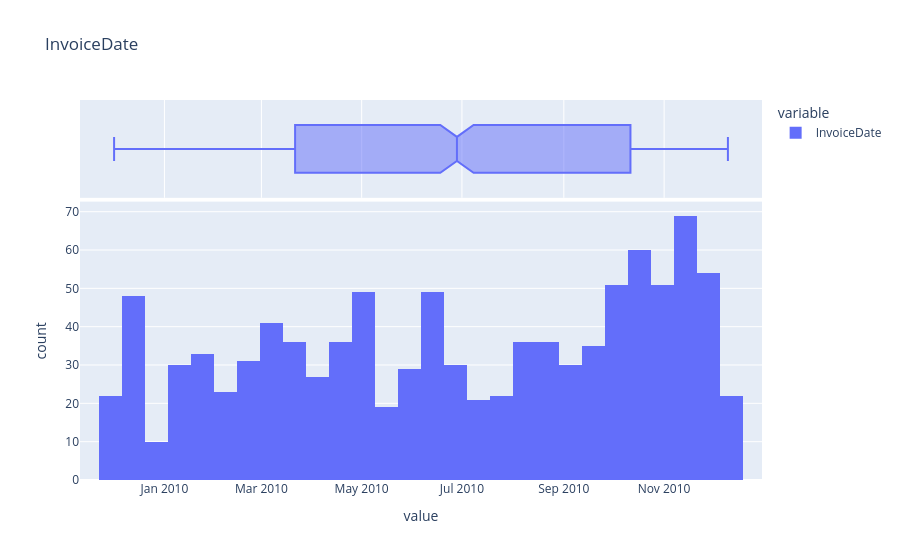

Source (notebook cell):
### Markdown cell above
Quantity es int64 sin valores nulos. La cantidad promedio es 10 unidades con el 50% bajo 3. Hay 12.326 valores negativos (2.35%, mínimo -9600), imposibles para ventas reales. El máximo de 19.152 confirma la existentcia de outliers extremos. Sin outliers la distribución se concentra entre 0 y 20.

### Code cell
profile_serie(df_retail["InvoiceDate"])

### Figure 1 — Plotly figure (JSON) as saved in the notebook; plotly's stock layout.template omitted (floating-point values rounded to 4 significant figures; data arrays with more than 128 entries replaced by an {"elided": "..."} marker saying what was removed)
{"data": [{"bingroup": "x", "hovertemplate": "variable=InvoiceDate<br>value=%{x}<br>count=%{y}<extra></extra>", "legendgroup": "InvoiceDate", "marker": {"color": "#636efa", "pattern": {"shape": ""}}, "name": "InvoiceDate", "orientation": "v", "showlegend": true, "type": "histogram", "x": {"elided": "1000 str values"}, "xaxis": "x", "yaxis": "y"}, {"hovertemplate": "variable=InvoiceDate<br>value=%{x}<extra></extra>", "legendgroup": "InvoiceDate", "marker": {"color": "#636efa"}, "name": "InvoiceDate", "notched": true, "showlegend": false, "type": "box", "x": {"elided": "1000 str values"}, "xaxis": "x2", "yaxis": "y2"}], "layout": {"barmode": "relative", "legend": {"title": {"text": "variable"}, "tracegroupgap": 0}, "title": {"text": "InvoiceDate"}, "xaxis": {"anchor": "y", "domain": [0, 1], "title": {"text": "value"}}, "xaxis2": {"anchor": "y2", "domain": [0, 1], "matches": "x", "showgrid": true, "showticklabels": false}, "yaxis": {"anchor": "x", "domain": [0, 0.7326], "title": {"text": "count"}}, "yaxis2": {"anchor": "x2", "domain": [0.7426, 1], "matches": "y2", "showgrid": false, "showline": false, "showticklabels": false, "ticks": ""}}}
